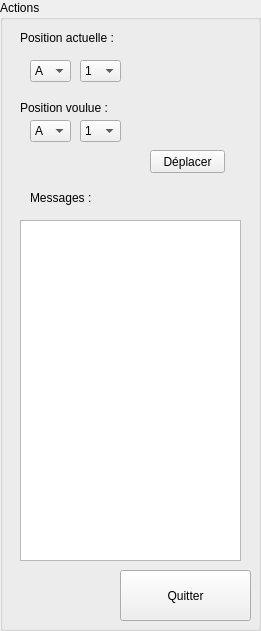
   <widget class="QGroupBox" name="groupBox">
    <property name="geometry">
     <rect>
      <x>700</x>
      <y>10</y>
      <width>261</width>
      <height>631</height>
     </rect>
    </property>
    <property name="title">
     <string>Actions</string>
    </property>
    <widget class="QPushButton" name="m_quitter">
     <property name="geometry">
      <rect>
       <x>120</x>
       <y>570</y>
       <width>131</width>
       <height>51</height>
      </rect>
     </property>
     <property name="cursor">
      <cursorShape>PointingHandCursor</cursorShape>
     </property>
     <property name="statusTip">
      <string>Quitte le jeu</string>
     </property>
     <property name="text">
      <string>Quitter</string>
     </property>
    </widget>
    <widget class="QComboBox" name="pa_ligne">
     <property name="geometry">
      <rect>
       <x>30</x>
       <y>60</y>
       <width>41</width>
       <height>22</height>
      </rect>
     </property>
     <property name="cursor">
      <cursorShape>PointingHandCursor</cursorShape>
     </property>
     <item>
      <property name="text">
       <string>A</string>
      </property>
     </item>
     <item>
      <property name="text">
       <string>B</string>
      </property>
     </item>
     <item>
      <property name="text">
       <string>C</string>
      </property>
     </item>
     <item>
      <property name="text">
       <string>D</string>
      </property>
     </item>
     <item>
      <property name="text">
       <string>E</string>
      </property>
     </item>
     <item>
      <property name="text">
       <string>F</string>
      </property>
     </item>
     <item>
      <property name="text">
       <string>G</string>
      </property>
     </item>
     <item>
      <property name="text">
       <string>H</string>
      </property>
     </item>
    </widget>
    <widget class="QComboBox" name="pa_col">
     <property name="geometry">
      <rect>
       <x>80</x>
       <y>60</y>
       <width>41</width>
       <height>22</height>
      </rect>
     </property>
     <property name="cursor">
      <cursorShape>PointingHandCursor</cursorShape>
     </property>
     <item>
      <property name="text">
       <string>1</string>
      </property>
     </item>
     <item>
      <property name="text">
       <string>2</string>
      </property>
     </item>
     <item>
      <property name="text">
       <string>3</string>
      </property>
     </item>
     <item>
      <property name="text">
       <string>4</string>
      </property>
     </item>
     <item>
      <property name="text">
       <string>5</string>
      </property>
     </item>
     <item>
      <property name="text">
       <string>6</string>
      </property>
     </item>
     <item>
      <property name="text">
       <string>7</string>
      </property>
     </item>
     <item>
      <property name="text">
       <string>8</string>
      </property>
     </item>
    </widget>
    <widget class="QComboBox" name="pv_ligne">
     <property name="geometry">
      <rect>
       <x>30</x>
       <y>120</y>
       <width>41</width>
       <height>22</height>
      </rect>
     </property>
     <property name="cursor">
      <cursorShape>PointingHandCursor</cursorShape>
     </property>
     <item>
      <property name="text">
       <string>A</string>
      </property>
     </item>
     <item>
      <property name="text">
       <string>B</string>
      </property>
     </item>
     <item>
      <property name="text">
       <string>C</string>
      </property>
     </item>
     <item>
      <property name="text">
       <string>D</string>
      </property>
     </item>
     <item>
      <property name="text">
       <string>E</string>
      </property>
     </item>
     <item>
      <property name="text">
       <string>F</string>
      </property>
     </item>
     <item>
      <property name="text">
       <string>G</string>
      </property>
     </item>
     <item>
      <property name="text">
       <string>H</string>
      </property>
     </item>
    </widget>
    <widget class="QComboBox" name="pv_col">
     <property name="geometry">
      <rect>
       <x>80</x>
       <y>120</y>
       <width>41</width>
       <height>22</height>
      </rect>
     </property>
     <property name="cursor">
      <cursorShape>PointingHandCursor</cursorShape>
     </property>
     <item>
      <property name="text">
       <string>1</string>
      </property>
     </item>
     <item>
      <property name="text">
       <string>2</string>
      </property>
     </item>
     <item>
      <property name="text">
       <string>3</string>
      </property>
     </item>
     <item>
      <property name="text">
       <string>4</string>
      </property>
     </item>
     <item>
      <property name="text">
       <string>5</string>
      </property>
     </item>
     <item>
      <property name="text">
       <string>6</string>
      </property>
     </item>
     <item>
      <property name="text">
       <string>7</string>
      </property>
     </item>
     <item>
      <property name="text">
       <string>8</string>
      </property>
     </item>
    </widget>
    <widget class="QLabel" name="label">
     <property name="geometry">
      <rect>
       <x>20</x>
       <y>30</y>
       <width>121</width>
       <height>16</height>
      </rect>
     </property>
     <property name="text">
      <string>Position actuelle :</string>
     </property>
    </widget>
    <widget class="QLabel" name="label_2">
     <property name="geometry">
      <rect>
       <x>20</x>
       <y>100</y>
       <width>121</width>
       <height>16</height>
      </rect>
     </property>
     <property name="text">
      <string>Position voulue :</string>
     </property>
    </widget>
    <widget class="QListWidget" name="ListeMessages">
     <property name="geometry">
      <rect>
       <x>20</x>
       <y>220</y>
       <width>221</width>
       <height>341</height>
      </rect>
     </property>
    </widget>
    <widget class="QLabel" name="label_3">
     <property name="geometry">
      <rect>
       <x>30</x>
       <y>190</y>
       <width>81</width>
       <height>16</height>
      </rect>
     </property>
     <property name="text">
      <string>Messages :</string>
     </property>
    </widget>
    <widget class="QPushButton" name="btDeplacer">
     <property name="geometry">
      <rect>
       <x>150</x>
       <y>150</y>
       <width>75</width>
       <height>23</height>
      </rect>
     </property>
     <property name="cursor">
      <cursorShape>PointingHandCursor</cursorShape>
     </property>
     <property name="statusTip">
      <string>Déplacer la pièce de la position actuelle vers la position voulue</string>
     </property>
     <property name="text">
      <string>Déplacer</string>
     </property>
    </widget>
   </widget>
